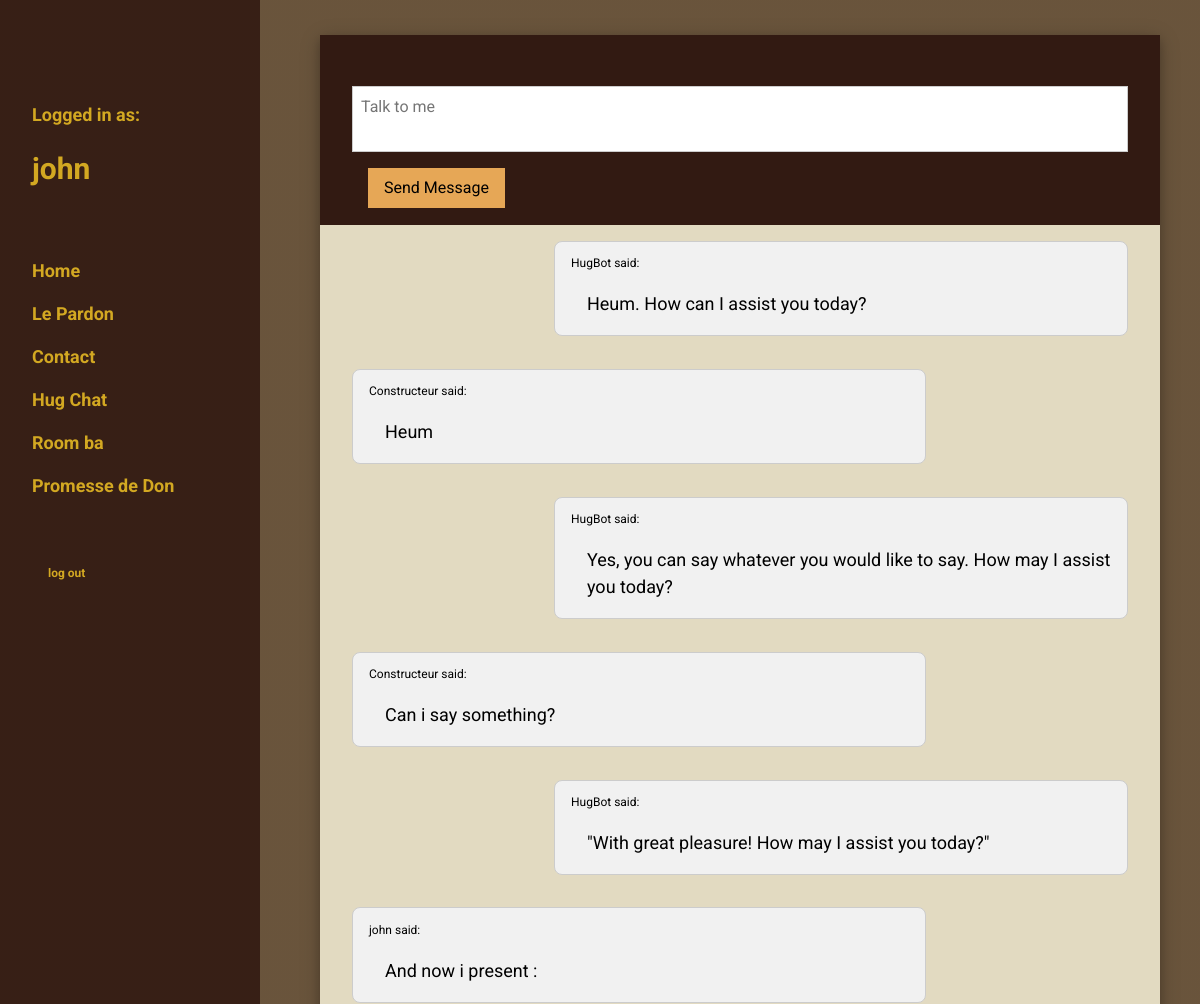
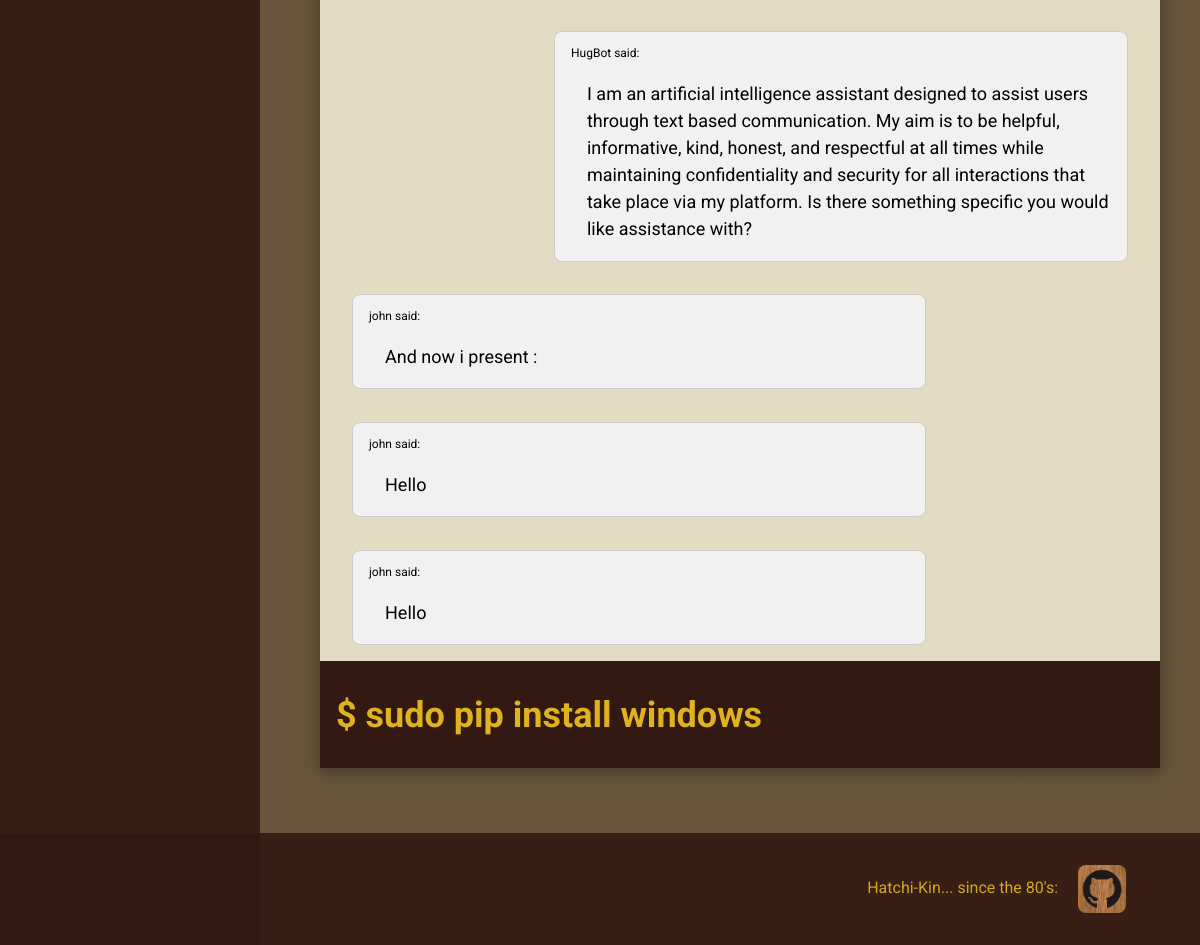
The page /hug_chat (signed in) on the database its author committed (2 pictures, top to bottom).
### website/models.py (models this page shows, shortened)
class User(db.Model):
    id = db.Column(db.Integer, primary_key=True)
    name = db.Column(db.String(100), nullable=False)
    email = db.Column(db.String(100), unique=True)
    password = db.Column(db.String(100))

class HugPost(db.Model):
    id = db.Column(db.Integer, primary_key=True)
    is_human = db.Column(db.Boolean, nullable=False)
    username = db.Column(db.String(100), nullable=False)
    text = db.Column(db.Text, nullable=False)
    def get_last_ten_hugs():
        last_ten = HugPost.query.order_by(HugPost.id.desc()).limit(10).all()
        return last_ten

### website/views.py (the view, shortened to what this page needs)
@views.route('/hug_chat', methods=['GET', 'POST'])
def hug_chat():
    if session['email']:
        user = User.query.filter_by(email=session['email']).first()
        last_ten = HugPost.get_last_ten_hugs()
        return render_template('hug_chat.html', last_ten=last_ten , user=user)
    return redirect('/login')

### website/templates/hug_chat.html (shortened to what this page needs)
{% extends 'base.html' %}
{% block content %}
<div class="w3-main" style="margin-left: 320px; margin-right: 40px">
  <div class="w3-card-4 w3-theme-kv1" id="contact" style="margin-top: 35px">
    <div class="w3-container w3-theme-kv">
      <form style="margin-top: 35px" class="w3-container" method="post" action="/hug_chat">
        <div class="w3-section">
          <textarea class="w3-input w3-border w3-margin-top" style="resize: none" type="text" name="message" required="" placeholder="Talk to me"></textarea>
        </div>
        <div class="w3-row">
          <div class="w3-third w3-container">
            <button type="submit" class="w3-button w3-padding w3-margin-bottom w3-theme-kv3">Send Message</button>
          </div>
        </div>
      </form>
    </div>{% for hug in last_ten %} {% if hug['is_human'] == False %}
    <div class="w3-container">
      <div class="w3-container w3-threequarter">
        <div class="w3-panel w3-small w3-border w3-light-grey w3-round-large">
          <p>{{hug['username']}} said:</p>
          <p class="w3-margin-left w3-large">{{hug['text']}}</p>
        </div>
      </div>
    </div>{% endif %} {% if hug['is_human'] == True %}
    <div class="w3-container">
      <div class="w3-container w3-threequarter">
        <div class="w3-panel w3-small w3-border w3-light-grey w3-round-large">
          <p>{{hug['username']}} said:</p>
          <p class="w3-margin-left w3-large">{{hug['text']}}</p>
        </div>
      </div>
    </div>{% endif %} {% endfor %}
    <div class="w3-container w3-theme-kv">
      <h1 class="w3-xxlarge w3-padding-16"><b>$ sudo pip install windows</b></h1>
    </div>
  </div>
</div>
{% endblock %}

### website/templates/base.html (shortened to what this page needs)
<!DOCTYPE html>
<html lang="en">
<head>
  <link rel="stylesheet" href="../static/css/w3.css">
  <link rel="stylesheet" href="../static/css/w3-theme.css">
</head>
<body class="w3-theme-kv2">
  {% if user %}
  <nav class="w3-sidebar w3-theme-kv w3-collapse w3-top w3-large w3-padding" style="z-index: 3; width: 260px; font-weight: bold; opacity: 0.9;" id="mySidebar">
    <br>
    <div class="w3-container">
      <div class="w3-padding-48">
        <p>Logged in as:</p>
        <h2><b>{{user.name}}</b></h2>
      </div>
    </div>
    <div class="w3-bar-block">
      <a href="/" onclick="w3_close()" class="w3-bar-item w3-button w3-hover-amber">Home</a>
      <a href="/le_pardon" onclick="w3_close()" class="w3-bar-item w3-button w3-hover-amber">Le Pardon</a>
      <a href="/contact" onclick="w3_close()" class="w3-bar-item w3-button w3-hover-amber">Contact</a>
      <a href="/hug_chat" onclick="w3_close()" class="w3-bar-item w3-button w3-hover-amber">Hug Chat</a>
      <a href="/room_ba" onclick="w3_close()" class="w3-bar-item w3-button w3-hover-amber">Room ba</a>
      <a href="/promesse_don" onclick="w3_close()" class="w3-bar-item w3-button w3-hover-amber">Promesse de Don</a>
    </div>
    <div class="w3-container">
      <div class="w3-padding-48">
        <a href="/logout" class="w3-small w3-btn w3-hover-red">log out</a>
      </div>
    </div>
      {% endif %}
  </nav>
  {% block content %}{% endblock %}
  <div class="w3-theme-kv w3-container w3-padding-16" style="margin-top: 65px; padding-right: 58px; opacity: 0.9;">
    <p class="w3-right w3-margin-right">Hatchi-Kin... since the 80's:
      <a href="https://github.com/Hatchi-Kin"
      title="github.com/Hatchi-Kin" target="_blank"
      class="w3-hover-opacity w3-margin-left">
      <img class="w3-image w3-round-large"
      src="../static/img/GitHub.png" alt="Githublogo" style="max-width: 48px;"></a></p>
  </div>
</body>
</html>

### website/static/css/w3.css (style rules this page uses)
html { box-sizing:border-box }
*,*:before,*:after { box-sizing:inherit }
html { -ms-text-size-adjust:100%;-webkit-text-size-adjust:100% }
body { margin:0 }
article,aside,details,figcaption,figure,footer,header,main,menu,nav,section { display:block }
a { background-color:transparent }
b,strong { font-weight:bolder }
img { border-style:none }
button,input,select,textarea,optgroup { font:inherit;margin:0 }
button,input { overflow:visible }
button,select { text-transform:none }
button,[type=button],[type=reset],[type=submit] { -webkit-appearance:button }
textarea { overflow:auto }
body { background-image: linear-gradient(rgba(47, 23, 15, 0.65), rgba(47, 23, 15, 0.65)), url("../img/bg.jpg"); background-attachment: fixed; background-position: center; background-size: cover; }
html,body { font-family:Verdana,sans-serif;font-size:15px;line-height:1.5 }
html { overflow-x:hidden }
h1 { font-size:36px }
h2 { font-size:30px }
h1,h2,h3,h4,h5,h6 { font-family:"Segoe UI",Arial,sans-serif;font-weight:400;margin:10px 0 }
.w3-image { max-width:100%;height:auto }
img { vertical-align:middle }
a { color:inherit }
.w3-btn,.w3-button { border:none;display:inline-block;padding:8px 16px;vertical-align:middle;overflow:hidden;text-decoration:none;color:inherit;background-color:inherit;text-align:center;cursor:pointer;white-space:nowrap }
.w3-btn,.w3-button { -webkit-touch-callout:none;-webkit-user-select:none;-khtml-user-select:none;-moz-user-select:none;-ms-user-select:none;user-select:none }
.w3-input { padding:8px;display:block;border:none;border-bottom:1px solid #ccc;width:100% }
.w3-sidebar { height:100%;width:200px;background-color:#fff;position:fixed!important;z-index:1;overflow:auto }
.w3-main,#main { transition:margin-left .4s }
.w3-bar-block .w3-bar-item { width:100%;display:block;padding:8px 16px;text-align:left;border:none;white-space:normal;float:none;outline:0 }
.w3-container:after,.w3-container:before,.w3-panel:after,.w3-panel:before,.w3-row:after,.w3-row:before,.w3-row-padding:after,.w3-row-padding:before, .w3-cell-row:before,.w3-cell-row:after,.w3-clear:after,.w3-clear:before,.w3-bar:before,.w3-bar:after { content:"";display:table;clear:both }
.w3-col,.w3-half,.w3-third,.w3-twothird,.w3-threequarter,.w3-quarter { float:left;width:100% }
@media (min-width:601px) { .w3-col.m4,.w3-third { width:33.33333% } }
@media (min-width:601px) { .w3-col.m9,.w3-threequarter { width:74.99999% } }
@media (min-width:993px) { .w3-sidebar.w3-collapse { display:block!important } }
.w3-top,.w3-bottom { position:fixed;width:100%;z-index:1 }
.w3-top { top:0 }
.w3-round-large { border-radius:8px }
.w3-container,.w3-panel { padding:0.01em 16px }
.w3-panel { margin-top:16px;margin-bottom:16px }
.w3-card-4,.w3-hover-shadow:hover { box-shadow:0 4px 10px 0 rgba(0,0,0,0.2),0 4px 20px 0 rgba(0,0,0,0.19) }
.w3-small { font-size:12px!important }
.w3-large { font-size:18px!important }
.w3-xxlarge { font-size:36px!important }
.w3-border { border:1px solid #ccc!important }
.w3-section,.w3-code { margin-top:16px!important;margin-bottom:16px!important }
.w3-margin-top { margin-top:16px!important }
.w3-margin-bottom { margin-bottom:16px!important }
.w3-margin-left { margin-left:16px!important }
.w3-margin-right { margin-right:16px!important }
.w3-padding { padding:8px 16px!important }
.w3-padding-16 { padding-top:16px!important;padding-bottom:16px!important }
.w3-padding-48 { padding-top:48px!important;padding-bottom:48px!important }
.w3-right { float:right!important }
.w3-light-grey,.w3-hover-light-grey:hover,.w3-light-gray,.w3-hover-light-gray:hover { color:#000!important;background-color:#f1f1f1!important }

### website/static/css/w3-theme.css (style rules this page uses)
.w3-theme-kv { color:#dfb220 !important; background-color:#321a12 !important }
.w3-theme-kv1 { color:#360a07 !important; background-color:#E2DAC1 !important }
.w3-theme-kv2 { color:#601610 !important; background-color:#d6c68f !important }
.w3-theme-kv3 { color:#000 !important; background-color:#e6a756 !important }

### website/templates/base.html (style rules this page uses)
body, h1, h2, h3, h4, h5 { font-family: "Roboto", sans-serif; }
body { font-size: 16px; }

### rows shown on the page
User: name "john"
HugPost: username "HugBot", text "Heum. How can I assist you today?"
HugPost: username "Constructeur", text "Heum"
HugPost: username "HugBot", text "Yes, you can say whatever you would like to say. How may I assist you today?"
HugPost: username "Constructeur", text "Can i say something?"
HugPost: username "HugBot", text "\"With great pleasure! How may I assist you today?\""
HugPost: username "john", text "And now i present :"
HugPost: username "HugBot", text "I am an artificial intelligence assistant designed to assist users through text based communication. My aim is to be helpful, informative, kind, honest, and respectful at all times while maintaining confidentiality and security for all interactions that take place via my platform. Is there something specific you would like assistance with?"
HugPost: username "john", text "And now i present :"
HugPost: username "john", text "Hello"
HugPost: username "john", text "Hello"
